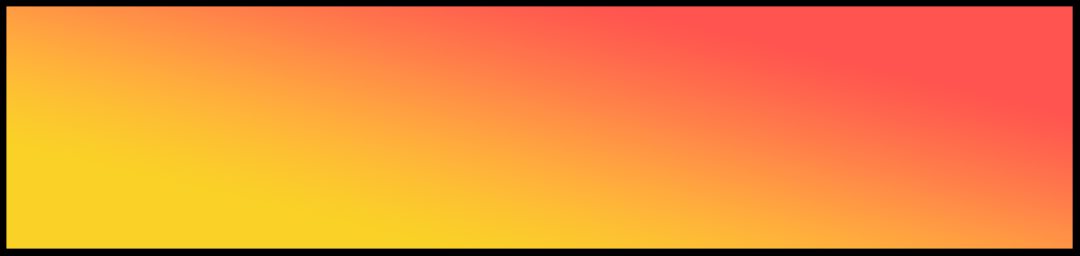
#> input picture banner_template.png, 1080 x 256 px, found by its file name
$ python pillowtest.py
#> lines starting #> are read from the running program, lines starting #| are printed output that depends on the picture; pictures that were not available may be replaced by others from this repository, and a replacement may not be noted
#Import required modules from Pillow package
from PIL import Image, ImageDraw, ImageFont

# get an image
base = Image.open('static/images/banner_template.png').convert('RGBA')
#> base is the input picture: PIL image 1080x256 RGBA; mean R, G, B, A 237.3, 139.6, 59.7, 254.5
crown = Image.open('static/images/crown.png').convert('RGBA')
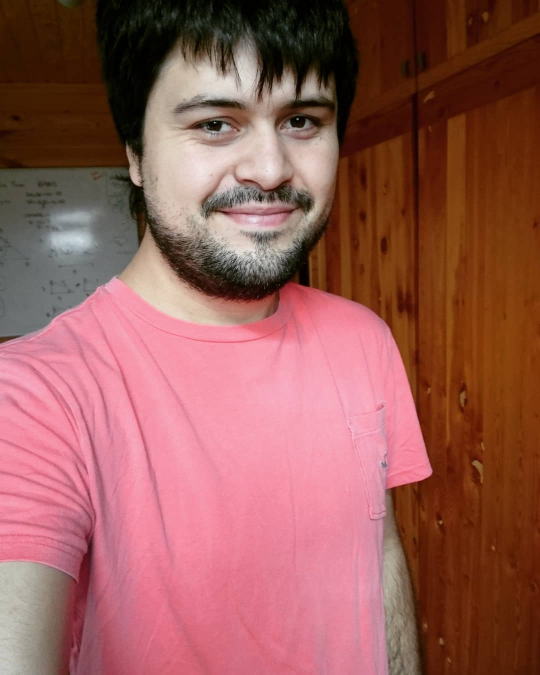
#> input picture test.png, 1080 x 1350 px, given in place of crown.png, which was not available (shown at 1/2 size)
aku = Image.open('static/images/AkuAku.png').convert('RGBA')
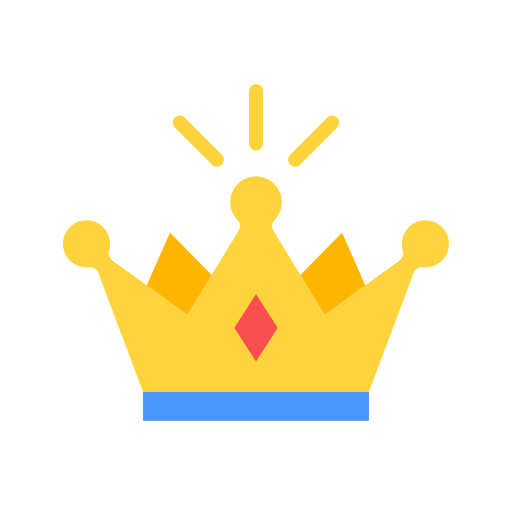
#> input picture 2385865.png, 512 x 512 px, given in place of AkuAku.png, which was not available
#> aku is the input picture: PIL image 512x512 RGBA; mean R, G, B, A 47.2, 40, 15.8, 50.9

factor = 0.15
crown = crown.resize((int(crown.width * factor), int(crown.height * factor)))
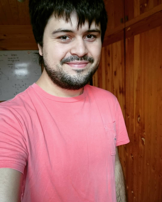
#> crown: PIL image 162x202 RGBA; mean R, G, B, A 150.9, 92.2, 87, 255
factor = 0.25
aku = aku.resize((int(aku.width * factor), int(aku.height * factor)))
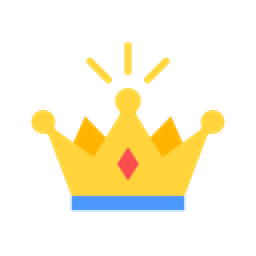
#> aku: PIL image 128x128 RGBA (shown 2 times larger); mean R, G, B, A 50.7, 43.3, 17.3, 50.9; transparent parts drawn white


canvas = base.copy()
canvas.paste(crown,(120 - 90, 40 - 25),mask=crown)
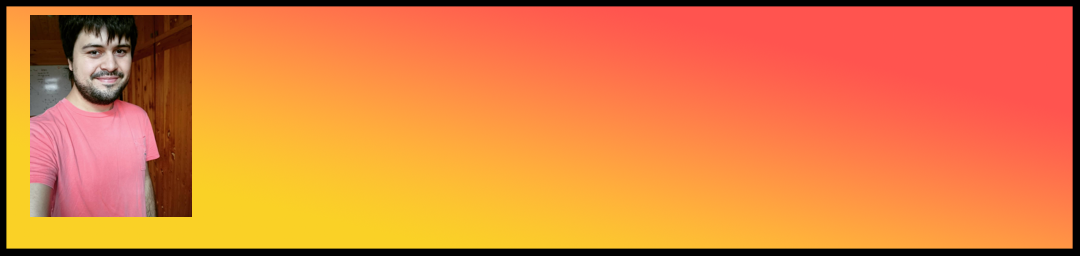
#> canvas: PIL image 1080x256 RGBA; mean R, G, B, A 225.2, 128.2, 63.9, 254.6; transparent parts drawn white

canvas.paste(aku,(450, 40 - 25),mask=aku)
#base.copy(crown)

# make a blank image for the text, initialized to transparent text color
txt = Image.new('RGBA', base.size, (255,255,255,0))

# get a font
fnt = ImageFont.truetype('fonts/Rockwell-Font/rockb.ttf', 60)

# get a drawing context
d = ImageDraw.Draw(txt)

# draw text, half opacity
d.text((120 - 10, 40 - 20), "BENJA: 5", font=fnt, fill=(0,0,0,255))
d.text((650 - 10, 40 - 20), "OBREQUE: 3", font=fnt, fill=(0,0,0,255))
d.text((120 - 10, 150 - 20), "LUKAS: 2", font=fnt, fill=(0,0,0,255))
d.text((650 - 10, 150-  20), "NICO: 4", font=fnt, fill=(0,0,0,255))

# draw text, full opacity
#d.text((14,60), "Point", font=fnt, fill=(0,0,0,255))
out = Image.alpha_composite(canvas, txt)
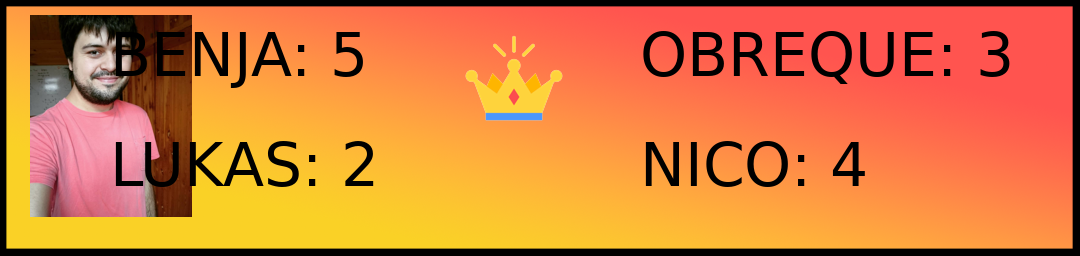
#> out: PIL image 1080x256 RGBA; mean R, G, B, A 212.3, 122.4, 60.4, 254.6; transparent parts drawn white

#Show image
out.show()
